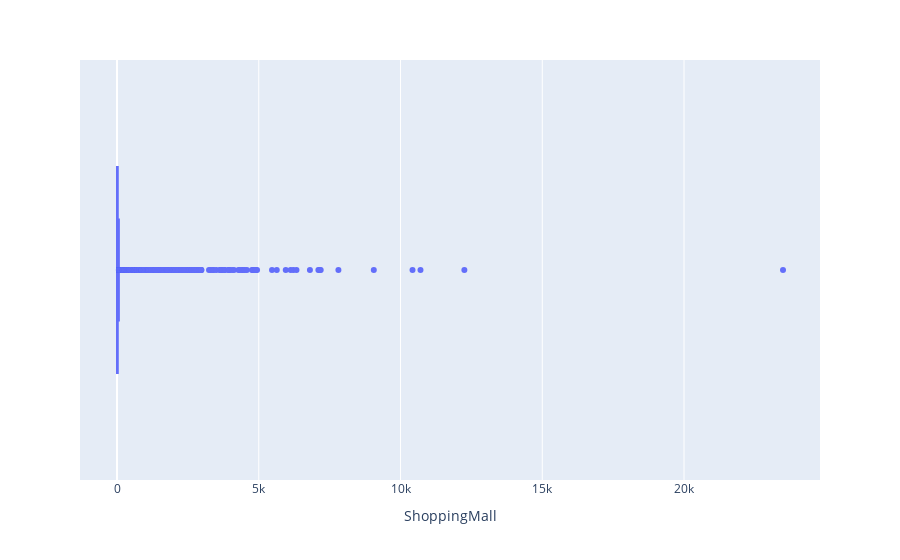

Notebook cell for this chart:
### Code cell
px.box(spaceship_df, x="ShoppingMall")

### Figure 1 — Plotly figure (JSON) as saved in the notebook; plotly's stock layout.template omitted (floating-point values rounded to 4 significant figures; data arrays with more than 128 entries replaced by an {"elided": "..."} marker saying what was removed)
{"data": [{"alignmentgroup": "True", "hovertemplate": "ShoppingMall=%{x}<extra></extra>", "legendgroup": "", "marker": {"color": "#636efa"}, "name": "", "notched": false, "offsetgroup": "", "orientation": "h", "showlegend": false, "type": "box", "x": {"elided": "8693 int values"}, "x0": " ", "xaxis": "x", "y0": " ", "yaxis": "y"}], "layout": {"boxmode": "group", "legend": {"tracegroupgap": 0}, "margin": {"t": 60}, "xaxis": {"anchor": "y", "domain": [0, 1], "title": {"text": "ShoppingMall"}}, "yaxis": {"anchor": "x", "domain": [0, 1]}}}
